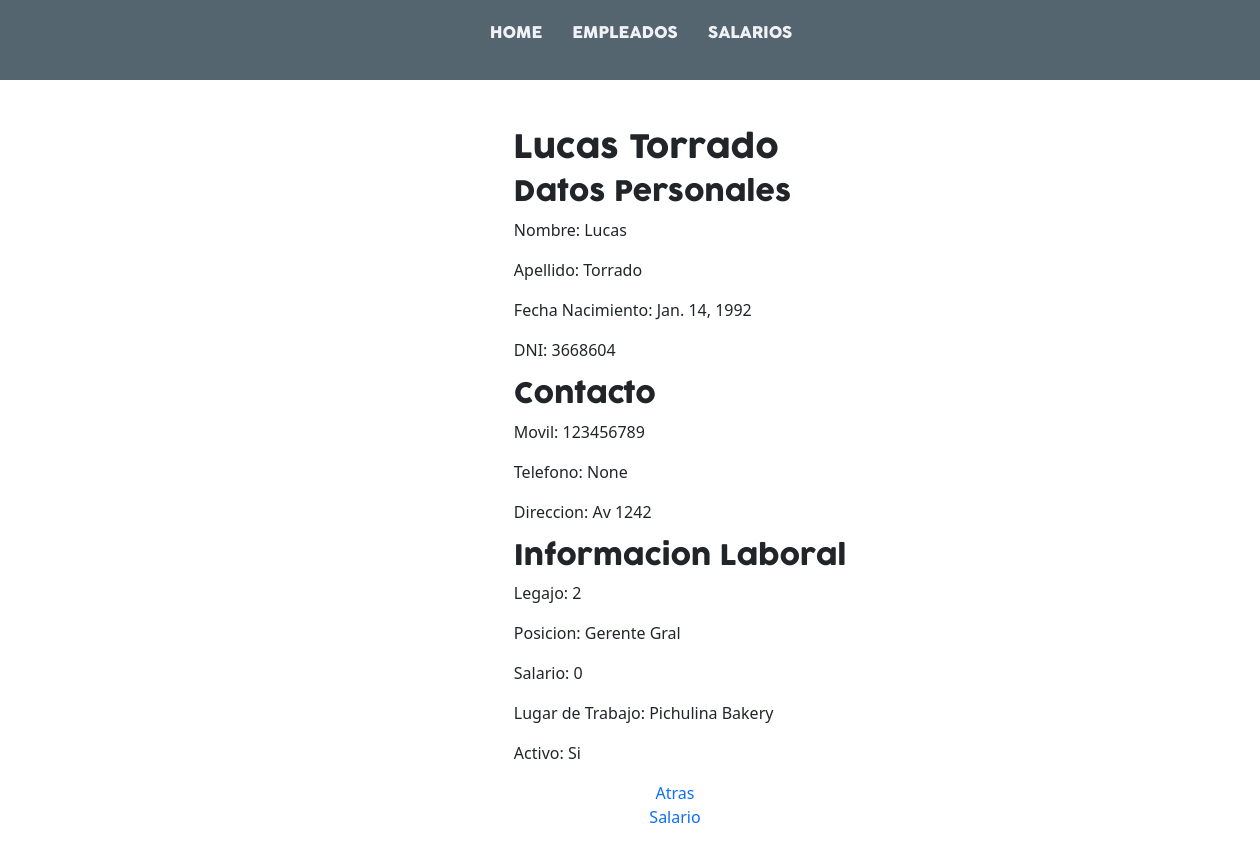
Page /employees/details/2 on the committed database.
### employees/models.py (models this page shows)
class Employee(models.Model):
    id = models.AutoField(primary_key=True)
    name = models.CharField(max_length=50,blank=False,null=False)
    lastname = models.CharField(max_length=50,blank=False,null=False)
    dob = models.DateField(blank=False,null=False,)
    adress = models.CharField(max_length=100,blank=False,null=False)
    nationality = models.CharField(max_length=50, blank=False,null=False)
    dni = models.IntegerField(blank=False,null=False)
    cuil = models.IntegerField(blank=False,null=False)
    mobile = models.IntegerField(blank=False,null=False)
    phone = models.IntegerField(blank=True,null=True)
    position = models.ForeignKey(Position,on_delete=models.CASCADE) #Relacion uno a muchos
    salary = models.IntegerField(blank=False,null=False)
    active = models.BooleanField()
    place = models.ForeignKey(WorkPlace,on_delete=models.CASCADE)
    def __str__(self):
        return str(self.id)

class Position(models.Model):
    name = models.CharField(blank=False,null=False, max_length=50)
    description = models.TextField(blank=False,null=True)
    def __str__(self):
        return self.name

class WorkPlace(models.Model):
    name = models.CharField(max_length=100,blank=False,null=False)
    adress = models.CharField(max_length= 100,blank=False,null=False)
    phone =  models.IntegerField(blank=False,null=False)
    def __str__(self):
        return self.name

### employees/views.py (the view)
# urls.py: path("details/<int:id>",views.details, name="employee_details"),
def details(request, id):
    employee = Employee.objects.get(id=id)
    print(employee)
    context = {
        'employee':employee
    }
    return render(request,'employees/details.html',context)

### templates/employees/details.html (shortened to what this page needs)
{% extends 'layout/base.html' %}
{% load static %}
{% block 'content' %}
    <div>
        <h2>{{employee.name}} {{employee.lastname}}</h2>
        <div>
            <h3>Datos Personales</h3>
            <p> Nombre: <span>{{employee.name}}</span></p>
            <p> Apellido: <span>{{employee.lastname}}</span></p>
            <p> Fecha Nacimiento: <span>{{employee.dob}}</span></p>
            <p> DNI: <span>{{employee.dni}}</span></p>
        </div>
        <div>
            <h3>Contacto</h3>
            <p>Movil: <span>{{employee.mobile}}</span></p>
            <p>Telefono: <span>{{employee.phone}}</span></p>
            <p>Direccion: <span>{{employee.adress}}</span></p>
        </div>
        <div>
            <h3>Informacion Laboral</h3>
            <p>Legajo: <span>{{employee.id}}</span></p>
            <p>Posicion: <span>{{employee.position}} </span></p>
            <p>Salario: <span>{{employee.salary}}</span></p>
            <p>Lugar de Trabajo: <span>{{employee.place}}</span></p>
            <p>Activo: <span> {% if employee.active %} Si
                    {% else %}
                     No
                {% endif %}</span></p>
        </div>
    </div>
    <a href="{% url 'employees' %}">Atras</a>
    <a href="{% url 'salary' employee.id %}">Salario</a>
{% endblock 'content' %}

### static/css/style.css (style rules this page uses)
:root { --color-primary:#f0f2f5; --color-text: #54656f; --font-main: Cocogoose; --font-text: CocogooseLight; }
* { margin: 0; padding: 0; box-sizing: border-box; }
h1,h2,h3,h4 { font-family: var(--font-main); }
.aux-btns, a { padding-right: 10px; text-decoration: none; }

### rows in the picture
Employee: name "Lucas", lastname "Torrado", dob "Jan. 14, 1992", dni "3668604", mobile "123456789", phone "None", adress "Av 1242", id "2", position "Gerente Gral", salary "0", place "Pichulina Bakery"
